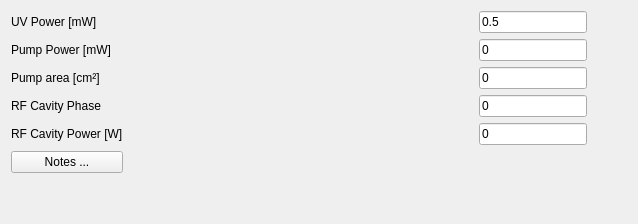
         <widget class="QWidget" name="tab_14">
          <attribute name="title">
           <string>Other parameters</string>
          </attribute>
          <layout class="QGridLayout" name="gridLayout_7">
           <item row="0" column="2">
            <widget class="QLineEdit" name="UV_power_entry">
             <property name="text">
              <string>0.5</string>
             </property>
            </widget>
           </item>
           <item row="1" column="1">
            <spacer name="horizontalSpacer_3">
             <property name="orientation">
              <enum>Qt::Horizontal</enum>
             </property>
             <property name="sizeHint" stdset="0">
              <size>
               <width>350</width>
               <height>20</height>
              </size>
             </property>
            </spacer>
           </item>
           <item row="1" column="2">
            <widget class="QLineEdit" name="pump_power_entry">
             <property name="text">
              <string>0</string>
             </property>
            </widget>
           </item>
           <item row="2" column="1">
            <spacer name="horizontalSpacer_4">
             <property name="orientation">
              <enum>Qt::Horizontal</enum>
             </property>
             <property name="sizeHint" stdset="0">
              <size>
               <width>350</width>
               <height>20</height>
              </size>
             </property>
            </spacer>
           </item>
           <item row="2" column="2">
            <widget class="QLineEdit" name="pump_area_entry">
             <property name="text">
              <string>0</string>
             </property>
            </widget>
           </item>
           <item row="1" column="0">
            <widget class="QLabel" name="pump_power_lbl">
             <property name="text">
              <string>Pump Power [mW]</string>
             </property>
            </widget>
           </item>
           <item row="2" column="0">
            <widget class="QLabel" name="pump_area_lbl">
             <property name="text">
              <string>Pump area [cm²]</string>
             </property>
            </widget>
           </item>
           <item row="0" column="0">
            <widget class="QLabel" name="UV_power_lbl">
             <property name="text">
              <string>UV Power [mW]</string>
             </property>
            </widget>
           </item>
           <item row="3" column="0">
            <widget class="QLabel" name="RF_phase_lbl">
             <property name="text">
              <string>RF Cavity Phase</string>
             </property>
            </widget>
           </item>
           <item row="4" column="2">
            <widget class="QLineEdit" name="RF_power_entry">
             <property name="text">
              <string>0</string>
             </property>
            </widget>
           </item>
           <item row="4" column="0">
            <widget class="QLabel" name="RF_power_lbl">
             <property name="text">
              <string>RF Cavity Power [W]</string>
             </property>
            </widget>
           </item>
           <item row="5" column="0">
            <widget class="QPushButton" name="notes_btn">
             <property name="text">
              <string>Notes ...</string>
             </property>
            </widget>
           </item>
           <item row="3" column="2">
            <widget class="QLineEdit" name="RF_phase_entry">
             <property name="text">
              <string>0</string>
             </property>
            </widget>
           </item>
           <item row="1" column="3">
            <spacer name="horizontalSpacer_11">
             <property name="orientation">
              <enum>Qt::Horizontal</enum>
             </property>
             <property name="sizeHint" stdset="0">
              <size>
               <width>40</width>
               <height>20</height>
              </size>
             </property>
            </spacer>
           </item>
           <item row="6" column="0">
            <spacer name="verticalSpacer_8">
             <property name="orientation">
              <enum>Qt::Vertical</enum>
             </property>
             <property name="sizeHint" stdset="0">
              <size>
               <width>20</width>
               <height>40</height>
              </size>
             </property>
            </spacer>
           </item>
          </layout>
         </widget>
